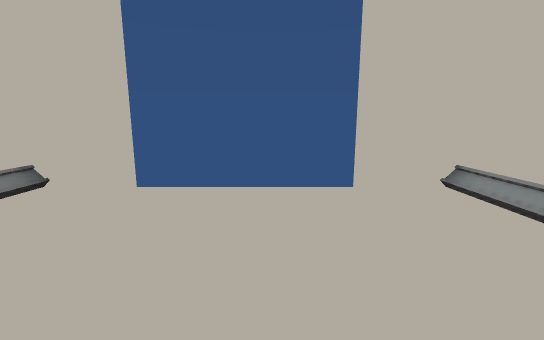
view 1 (above)

12 first-person views from a walk through a Unity game level. The camera is 0.59 m above the floor, tilts 10° down and sees 90° across. The floor is counted in squares, 0.5 m on a side. Each view is taken from the middle of a square. On the plan, view 1 faces up. The plan holds only what a view shows up to about 12 squares ahead; the rest is blank. The place goes on beyond the plan. The player is left out. Door leaves are left out, so doorways stand open. Some surface patterns are stand-ins.

view 2
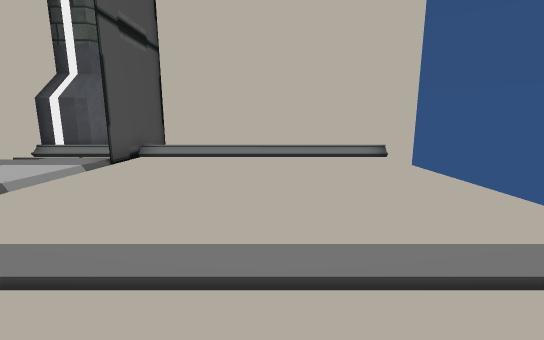

view 3
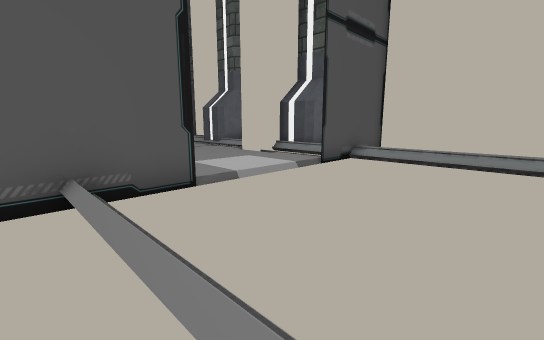

view 4
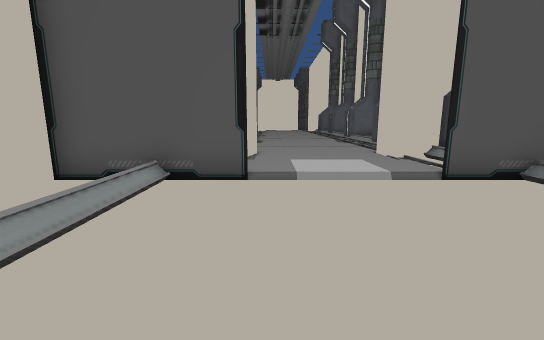

view 5
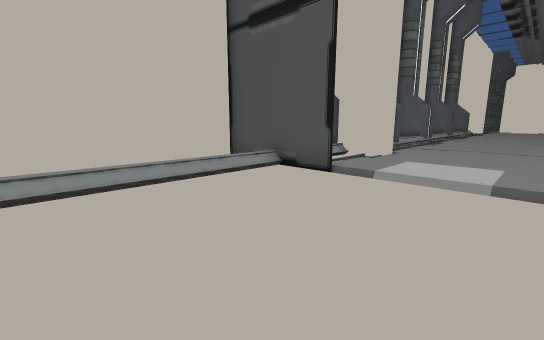

view 6
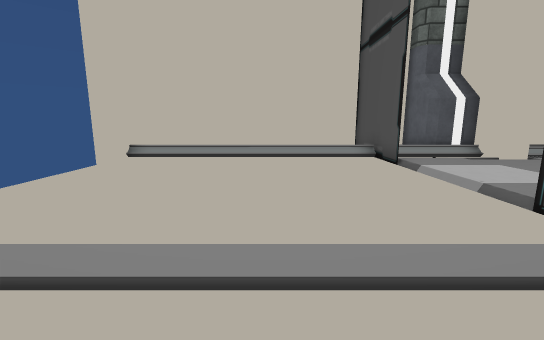

view 7
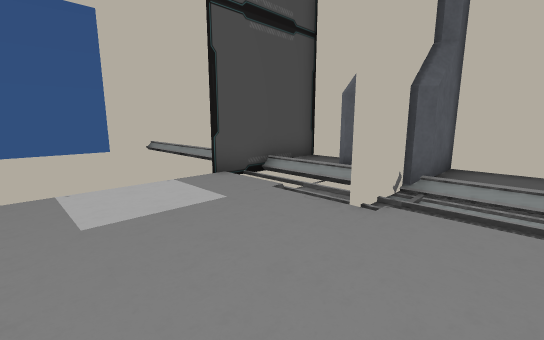

view 8
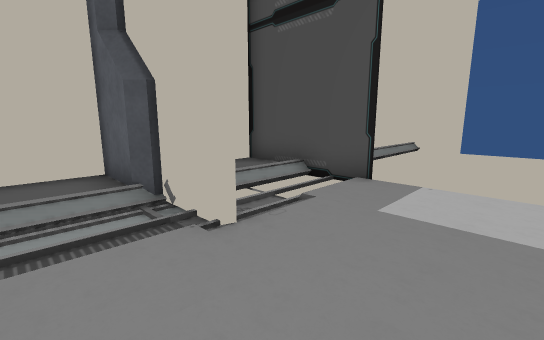

view 9
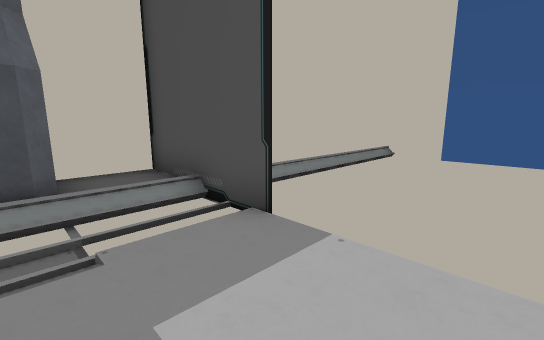

view 10
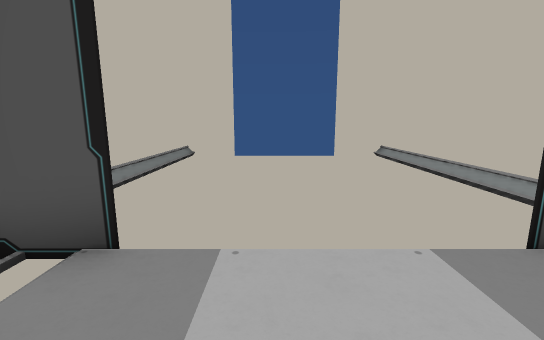

view 11
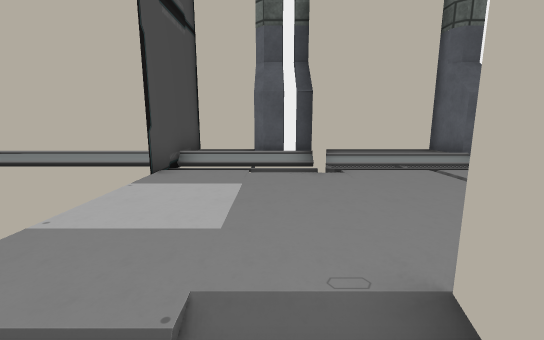

view 12
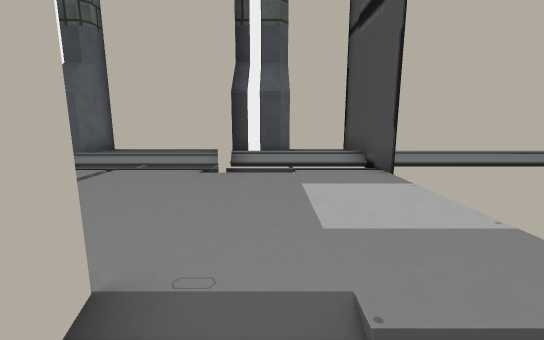

### Floor plan
Key: @ floor where view 1 was taken; # wall or solid block; . main floor; - floor 0.05 m lower than the main floor; : floor 0.1 m higher than the main floor; / step, stairs or slope; D open door; = window, fence, low wall or low ledge.
Columns run from 7 left of view 1 to 6 right of it. Each row starts with its distance up from view 1.
  5 ####DDDDDD####
  4 #. /....../..#
  3 #. /....../..#
  2 #../....../..#
  1 #../....../..#
  0 #../...@../. #
 -1 # ./....../. #
 -2 # ./....../..#
 -3 #####....#####
 -4 #:://:::://::#
 -5 #:://:::://::#
 -6 ###/.::::./###
 -7  ###DDDDDD####
 -8  #:-.DDDD.-::#
 -9  # -.::::    #
-10  # -=

Where each view was taken, in squares from view 1:
view 1: 0 up, 0 right, facing up
view 2: 1 up, 5 right, facing left
view 3: 1 up, 4 right, facing down-left
view 4: 2 up, 1 right, facing down
view 5: 2 up, 2 left, facing down-right
view 6: 0 up, 6 left, facing right
view 7: 9 down, 2 left, facing up-right
view 8: 9 down, 0 right, facing up-left
view 9: 6 down, 0 right, facing up-left
view 10: 6 down, 1 left, facing up
view 11: 6 down, 4 left, facing right
view 12: 6 down, 3 right, facing left
